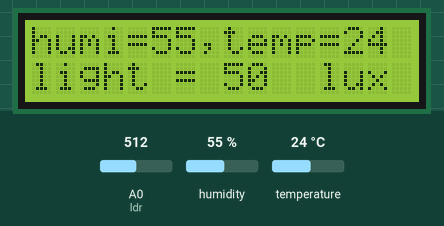
This sketch was run on a simulated Arduino Uno, built with avr-gcc and run on an emulated ATmega328P. Shown: 16×2 character LCD. The test bench sets the inputs (shaded band); at power-on: humidity 55 %, A0 (ldr) = 512, temperature 24 °C.

Above: at 1.2 s.
1.3 s: humidity set to 22 %
At 3.2 s:
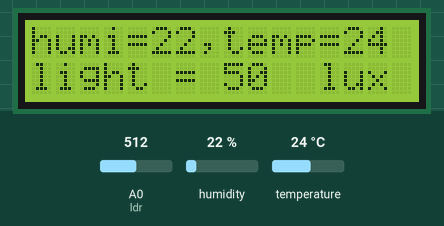
3.6 s: A0 (ldr) set to 716
At 5.2 s:
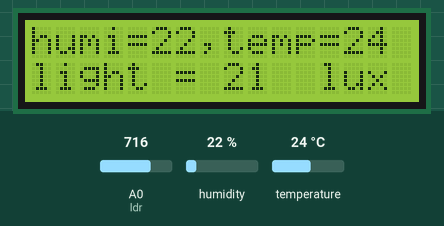
5.7 s: temperature set to 12 °C
At 7.1 s:
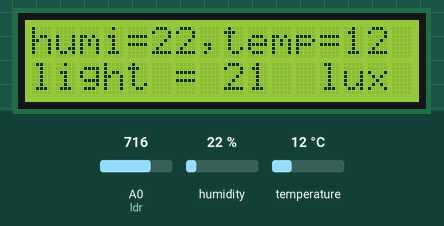
7.8 s: A0 (ldr) set to 900
At 9.1 s:
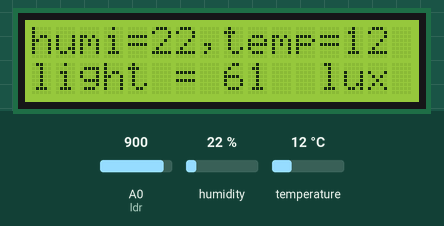
9.9 s: humidity set to 40 %
At 11.0 s:
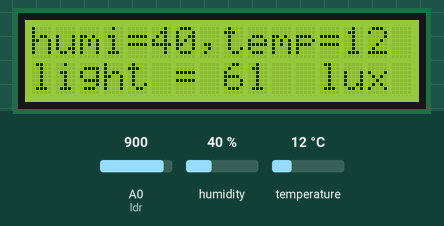
11.9 s: A0 (ldr) set to 1023
At 12.9 s:
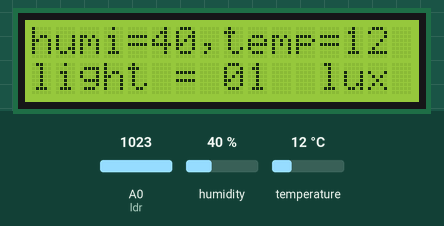
Timing chart, 0 to 14.9 s (numbered marks = the images above; inputs shaded):
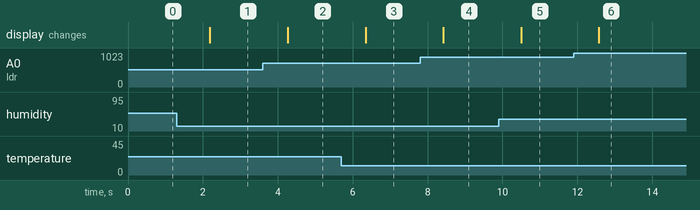

Measured:
- after the input at 1.3 s, the display: changes after 0.89 s (image 1)
- after the input at 3.6 s, the display: changes after 0.66 s (image 2)
- after the input at 5.7 s, the display: changes after 0.64 s (image 3)
- after the input at 7.8 s, the display: changes after 0.62 s (image 4)
- after the input at 9.9 s, the display: changes after 0.60 s (image 5)
- after the input at 11.9 s, the display: changes after 0.67 s (image 6)

The sketch:

ESP8266_LCD_LDR_DHT.ino
```cpp
#include <Wire.h>
#include <LiquidCrystal_I2C.h>
#include <DHT.h>
#define DHTPIN 0
#define DHTTYPE DHT22
#define ldr A0
LiquidCrystal_I2C lcd(0x27, 16, 2);
DHT dht(DHTPIN, DHTTYPE);
float ADC_value = 0.0048828125;
void setup()
{
Serial.begin(9600);
pinMode(ldr, INPUT);
lcd.init();
lcd.backlight();
dht.begin();
lcd.clear();
}

void loop()
{
float h = dht.readHumidity();
int t = dht.readTemperature();
float ldr_data = analogRead(ldr);
int lux = int((250.000000/(ADC_value*ldr_data))-50.000000);
lcd.setCursor(0, 0);
lcd.print("humi=");
lcd.setCursor(5, 0);
lcd.print(h);
lcd.setCursor(7, 0);
lcd.print(",temp=");
lcd.setCursor(13, 0);
lcd.print(t);
lcd.setCursor(0, 1);
lcd.print("light = ");
lcd.setCursor(8, 1);
lcd.print(lux);
lcd.setCursor(11, 1);
lcd.print(" lux");
delay(1000);
}
```
